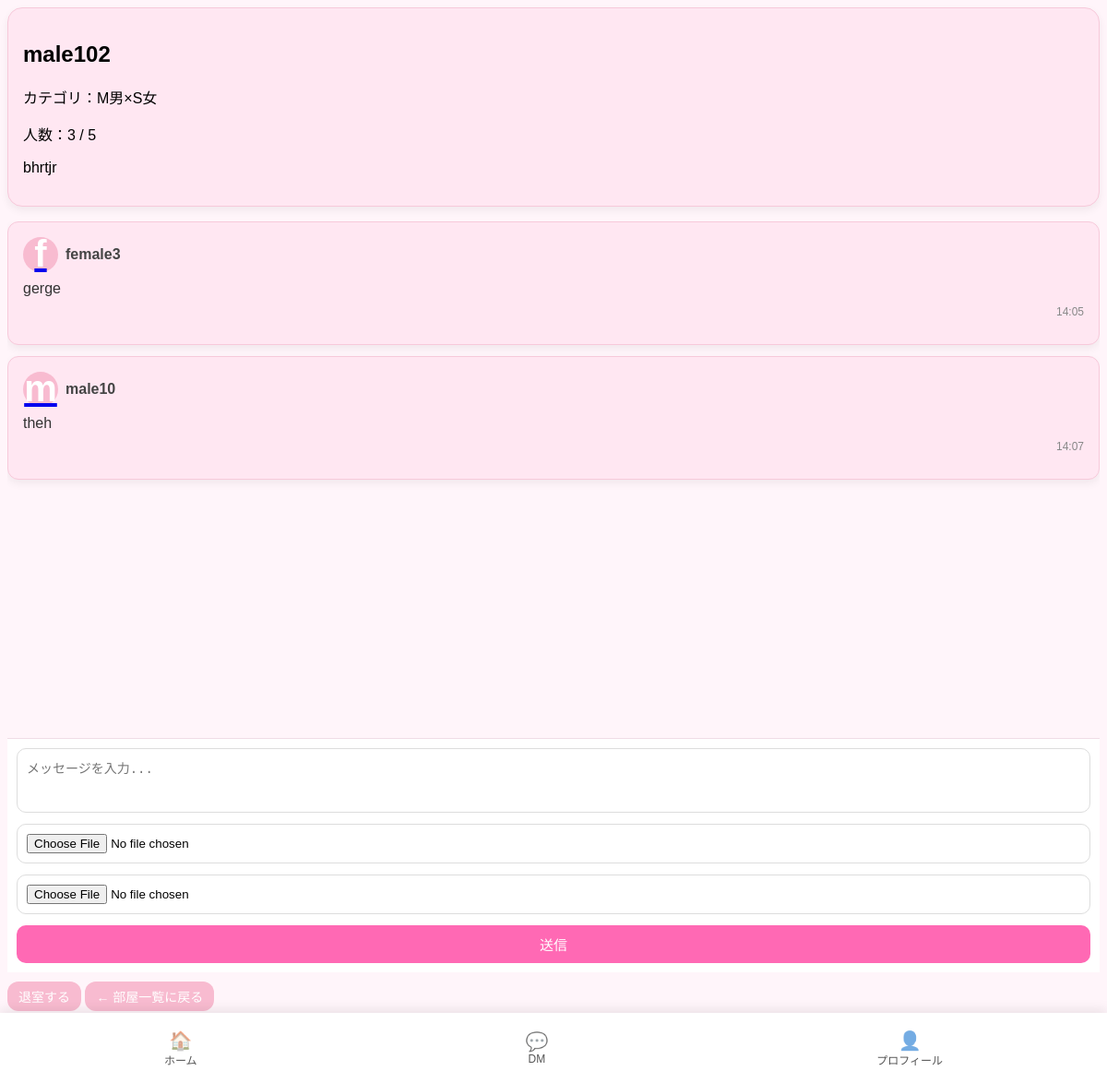
Screenshot of /community/rooms/13/ with the database file from the repository.
### community_app/models.py (models this page shows, shortened)
class Room(models.Model):
    category = models.ForeignKey(Category, on_delete=models.CASCADE)
    name = models.CharField(max_length=50)
    description = models.TextField(blank=True)
    max_members = models.IntegerField(default=5)
    created_by = models.ForeignKey(User, on_delete=models.CASCADE)
    created_at = models.DateTimeField(auto_now_add=True)

class Category(models.Model):
    name = models.CharField(max_length=50)

class Message(models.Model):
    room = models.ForeignKey(Room, on_delete=models.CASCADE, related_name='messages')
    user = models.ForeignKey(User, on_delete=models.CASCADE)
    content = models.TextField(blank=True)
    image = models.TextField(blank=True, null=True)  # ← ここを変更
    video = models.TextField(blank=True, null=True)  # ← ここを変更
    created_at = models.DateTimeField(auto_now_add=True)

### accounts/models.py (models this page shows, shortened)
class Profile(models.Model):
    user = models.OneToOneField(User, on_delete=models.CASCADE)
    nickname = models.CharField(max_length=50)
    age_range = models.CharField(max_length=10, choices=AGE_RANGE_CHOICES)
    gender = models.CharField(max_length=10)
    bio = models.TextField(blank=True)
    icon = models.ImageField(upload_to='icons/', blank=True, null=True)
    tags = models.ManyToManyField(Tag, blank=True)
    stripe_customer_id = models.CharField(max_length=255, null=True, blank=True)

### community_app/views.py (the view, shortened to what this page needs)
# urls.py: path('community/rooms/<int:room_id>/', views.room_detail, name='room_detail'),
def room_detail(request, room_id):
    room = Room.objects.get(id=room_id)
    messages = room.messages.all().order_by("created_at")
    return render(request, "community_app/room_detail.html", {
        "room": room,
        "messages": messages,
    })

### community/context_processors.py (called while the page is built)
def r2_settings(request):
    return {
        'R2_BASE_URL': settings.R2_BASE_URL,
    }

### community_app/templates/community_app/room_detail.html (shortened to what this page needs)
{% extends 'base.html' %}
{% load static %}
{% block extra_css %}
<link rel="stylesheet" href="{% static 'css/timeline.css' %}">
{% endblock %}
{% block content %}
<div class="room-card">
    <h2>{{ room.name }}</h2>
    <p>カテゴリ：{{ room.category.name }}</p>
    <p>人数：{{ room.members.count }} / {{ room.max_members }}</p>
    <p class="room-description">{{ room.description }}</p>
</div>
<div id="chat-container" class="message-area">
    {% for msg in messages %}
        <div class="message-card">
            <div class="message-header">
                <a href="{% url 'profile' msg.user.id %}">
                    {% if msg.user.profile.icon %}
                        <img src="{{ msg.user.profile.icon.url }}" class="message-icon">
                    {% else %}
                        <div class="message-icon default-icon">
                            {{ msg.user.profile.nickname|first }}
                        </div>
                    {% endif %}
                </a>
                <a href="{% url 'profile' msg.user.id %}" class="message-user-name">
                    {{ msg.user.profile.nickname }}
                </a>
            </div>
            <div class="message-content">
                {% if msg.content %}
                    <p>{{ msg.content }}</p>
                {% endif %}
            </div>
            <p class="message-time">{{ msg.created_at|date:"H:i" }}</p>
        </div>
    {% empty %}
        <p>まだメッセージはありません。</p>
    {% endfor %}
</div>
<div class="message-form">
    <form method="POST" enctype="multipart/form-data">
        <textarea name="message" class="input-field" rows="3" placeholder="メッセージを入力..."></textarea>
        <div class="file-wrapper">
            <input type="file" name="image" accept="image/*">
        </div>
        <div class="file-wrapper">
            <input type="file" name="video" accept="video/*">
        </div>
        <button type="submit" class="create-btn">送信</button>
    </form>
</div>
<div class="room-actions">
    <a href="{% url 'leave_room' room.id %}" class="enter-btn">退室する</a>
    <a href="{% url 'room_list' %}" class="enter-btn">← 部屋一覧に戻る</a>
</div>
{% endblock %}

### templates/base.html (shortened to what this page needs)
<!DOCTYPE html>
<html lang="ja">
<head>
    {% load static %}
    <link rel="stylesheet" href="{% static 'css/base.css' %}">
    {% block extra_css %}{% endblock %}
</head>
<body>
    <div class="page-content">
        {% block content %}
        {% endblock %}
    </div>
    <nav class="bottom-nav">
        <a href="{% url 'room_list' %}"
        class="nav-item {% if request.path == '/community/rooms/' %}active{% endif %}">
            <span class="icon">🏠</span>
            <span class="label">ホーム</span>
        </a>
        <a href="{% url 'dm_list' %}"
        class="nav-item {% if request.path == '/dm/' %}active{% endif %}">
            <span class="icon">💬</span>
            <span class="label">DM</span>
        </a>
        <a href="{% url 'profile' request.user.id %}"
        class="nav-item {% if '/accounts/profile/' in request.path %}active{% endif %}">
            <span class="icon">👤</span>
            <span class="label">プロフィール</span>
        </a>
    </nav>
</body>
</html>

### static/css/base.css (style rules this page uses)
.page-content { padding-bottom: 70px; }
.bottom-nav { position: fixed; bottom: 0; left: 0; width: 100%; height: 60px; background: #fff; display: flex; justify-content: space-around; align-items: center; padding: 8px 0; box-shadow: 0 -4px 12px rgba(0, 0, 0, 0.08); z-index: 1000; border-top: none; }
.nav-item { text-decoration: none; color: #555; font-size: 12px; display: flex; flex-direction: column; align-items: center; padding: 6px 12px; border-radius: 20px; transition: 0.2s; }
.nav-item .icon { font-size: 20px; opacity: 0.6; }

### community_app/static/css/timeline.css (style rules this page uses)
body { background: #fff5fa; font-family: "Noto Sans JP", sans-serif; }
.default-icon { background: #F8BBD0; color: #fff; display: flex; align-items: center; justify-content: center; font-size: 40px; font-weight: bold; }
.room-card { background: #ffe7f2; border: 1px solid #f7c9da; border-radius: 16px; padding: 16px; margin-bottom: 16px; box-shadow: 0 4px 10px rgba(0,0,0,0.06); }
.enter-btn { display: inline-block; margin-top: 10px; padding: 6px 12px; background: #F8BBD0; color: white; border-radius: 12px; text-decoration: none; font-size: 14px; }
.message-card { background: #ffe7f2; border: 1px solid #f7c9da; border-radius: 12px; padding: 16px; margin-bottom: 12px; box-shadow: 0 4px 10px rgba(0,0,0,0.06); }
.message-header { display: flex; align-items: center; margin-bottom: 6px; }
.message-icon { width: 38px; height: 38px; border-radius: 50%; object-fit: cover; margin-right: 8px; }
.message-user-name { font-weight: bold; color: #444; text-decoration: none; }
.message-area { height: calc(100vh - 260px); overflow-y: auto; display: block; }
.message-content p { margin: 6px 0; line-height: 1.5; color: #333; }
.message-time { text-align: right; font-size: 12px; color: #888; margin-top: 4px; }
.message-form { margin-top: 20px; }
.message-form form { display: flex; padding: 10px; background: white; border-top: 1px solid #f0dce6; flex-direction: column; gap: 12px; }
.input-field { width: 100%; border-radius: 10px; border: 1px solid #ddd; padding: 10px; resize: none; font-size: 14px; }
.file-wrapper { border: 1px solid #ddd; border-radius: 10px; padding: 10px; background: #fff; }
.create-btn { background: #ff69b4; color: white; border: none; padding: 10px; border-radius: 10px; font-size: 15px; cursor: pointer; transition: 0.2s; }
.message-form textarea, .message-form input, .message-form button { box-sizing: border-box; }

### rows the page displays
Room: name "male102", category.name "M男×S女", members.count "3", max_members "5", description "bhrtjr"
Message: user.profile.nickname|first "f", user.profile.nickname "female3", content "gerge", created_at "14:05"
Message: user.profile.nickname|first "m", user.profile.nickname "male10", content "theh", created_at "14:07"
